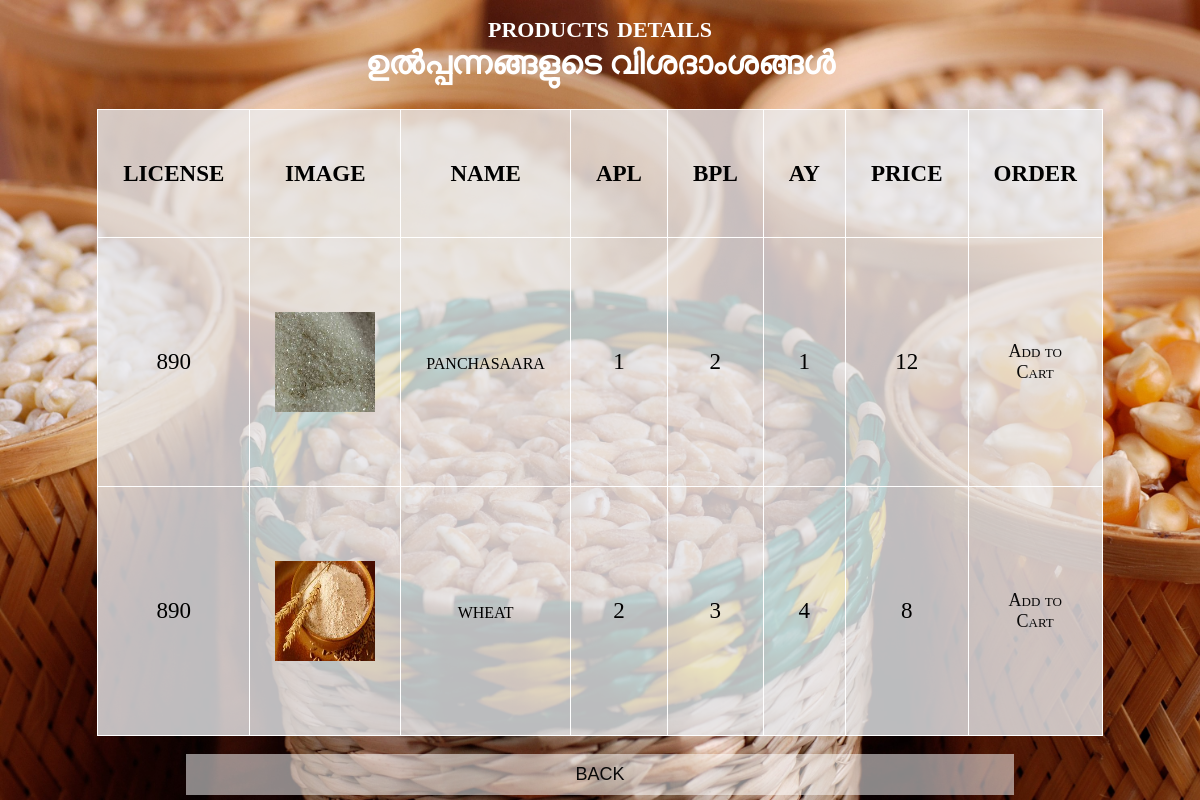
The page /pro_view/3 on the database its author committed.
### ration_app/models.py (models this page shows)
class pro(models.Model):
    license = models.IntegerField()
    image = models.ImageField()
    name = models.CharField(max_length=20)
    apl = models.CharField(max_length=20)
    bpl = models.CharField(max_length=20)
    ay = models.CharField(max_length=20)
    price = models.IntegerField()
    stock = models.IntegerField()

### ration_app/views.py (the view)
# urls.py: path('pro_view/<int:id>',views.pro_view,name='pro_view'),
def pro_view(request, id):
    data = shop.objects.get(id=id)
    products = pro.objects.filter(license=data.license)
    return render(request, 'pro_view.html', {'data': products})

### ration_app/templates/pro_view.html (shortened to what this page needs)
{% load static %}
<html>
<head>
</head>
<body>
    <center><h2>products details<br>ഉൽപ്പന്നങ്ങളുടെ വിശദാംശങ്ങൾ</h2></center>
    <table border="1" align="center">
        <tr>
            <th>LICENSE</th>
            <th>IMAGE</th>
            <th>NAME</th>
            <th>APL</th>
            <th>BPL</th>
            <th>AY</th>
            <th>PRICE</th>
            <th>ORDER</th>
        </tr>
        {% for i in data %}
        <tr>
            <td>{{ i.license }}</td>
            <td><img src="{{ i.image.url }}" height="100" width="100"></td>
            <td>{{ i.name }}</td>
            <td>{{ i.apl }}</td>
            <td>{{ i.bpl }}</td>
            <td>{{ i.ay }}</td>
            <td>{{ i.price }}</td>
            <td><a href="{% url 'addtocart' i.id %}">Add to Cart</a></td>
        </tr>
        {% endfor %}
    </table>
    <br>
    <center>
        <button><a href="{% url 'shops_view' %}">BACK</a></button>
    </center>
</body>
</html>

### rows shown on the page
pro: license "890", image (picture), name "panchasaara", apl "1", bpl "2", ay "1", price "12"
pro: license "890", image (picture), name "wheat", apl "2", bpl "3", ay "4", price "8"
